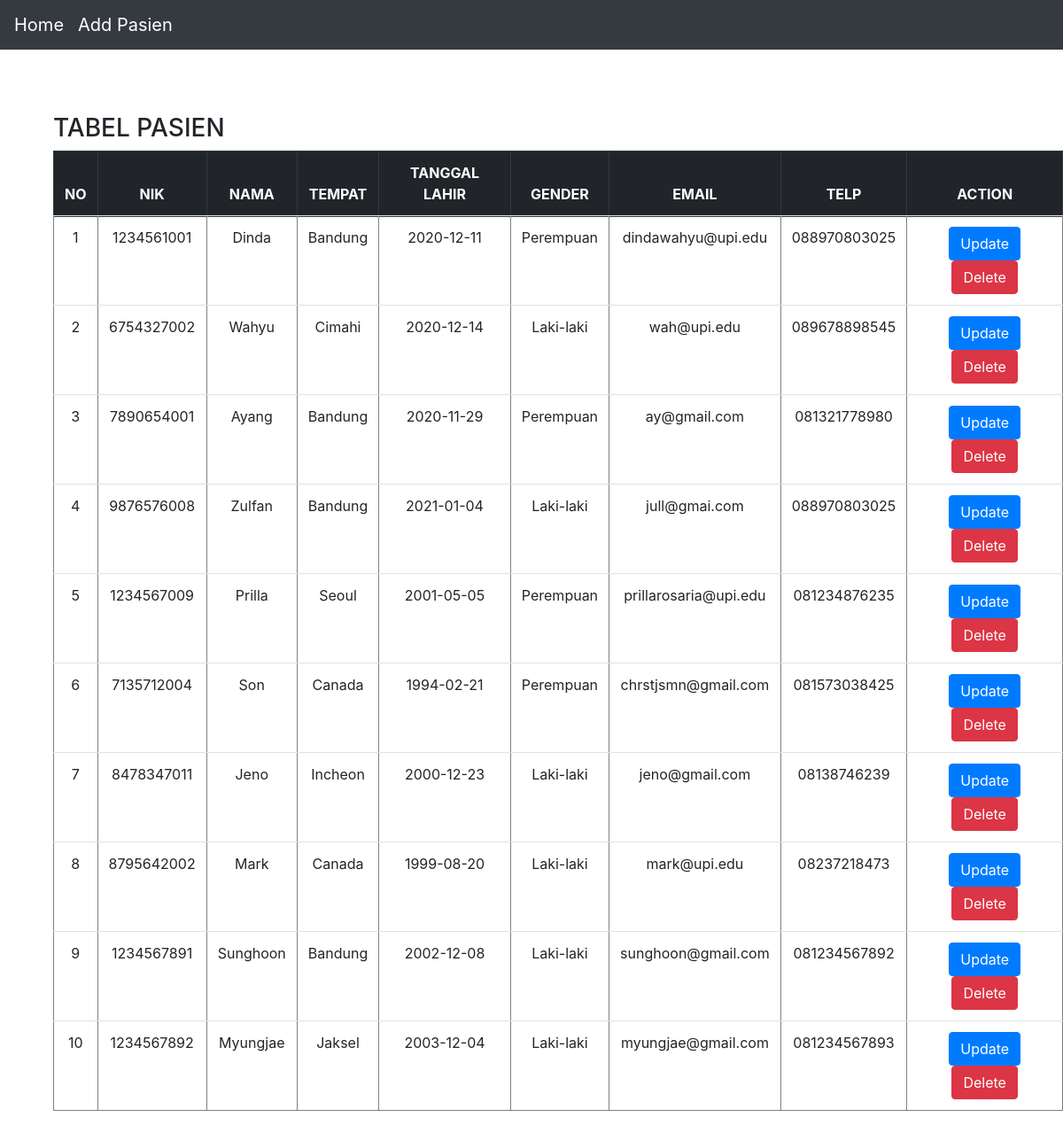
/mvp_php/index.php, run on the app's committed database.
### tables this page shows
CREATE TABLE `pasien` (
  `id` int(11) NOT NULL,
  `nik` varchar(100) NOT NULL,
  `nama` varchar(100) NOT NULL,
  `tempat` varchar(100) NOT NULL,
  `tl` varchar(100) NOT NULL,
  `gender` varchar(10) NOT NULL,
  `email` varchar(100) NOT NULL,
  `telp` varchar(100) NOT NULL
);

### mvp_php/presenter/ProsesPasien.php (called while the page is built, shortened)
<?php
class ProsesPasien implements KontrakPresenter
{
	private $tabelpasien;
	private $data = [];
	function __construct()
	{
		try {
			$db_host = "localhost";
			$db_user = "root";
			$db_password = "";
			$db_name = "mvp_php";
			$this->tabelpasien = new TabelPasien($db_host, $db_user, $db_password, $db_name);
			$this->data = array();
		} catch (Exception $e) {
			echo "wiw error" . $e->getMessage();
		}
	}
	function prosesDataPasien()
	{
		try {
			$this->tabelpasien->open();
			$this->tabelpasien->getPasien();
			while ($row = $this->tabelpasien->getResult()) {
				$this->data[] = $row;
			}
		} catch (Exception $e) {
			echo "wiw error part 2" . $e->getMessage();
		}
	}
	function getId($i)
	{
		return $this->data[$i]['id'];
	}
	function getNik($i)
	{
		return $this->data[$i]['nik'];
	}
	function getNama($i)
	{
		return $this->data[$i]['nama'];
	}
	function getTempat($i)
	{
		return $this->data[$i]['tempat'];
	}
	function getTl($i)
	{
		return $this->data[$i]['tl'];
	}
	function getGender($i)
	{
		return $this->data[$i]['gender'];
	}
	function getEmail($i)
	{
		return $this->data[$i]['email'];
	}
	function getTelp($i)
	{
		return $this->data[$i]['telp'];
	}
	function getSize()
	{
		return sizeof($this->data);
	}
}

### mvp_php/model/DB.class.php (called while the page is built, shortened)
<?php
class DB
{
	var $db_host = '';
	var $db_user = '';
	var $db_password = '';
	var $db_name = '';
	var $db_link = '';
	function __construct($db_host = '', $db_user = '', $db_password = '', $db_name = '')
	{
		$this->db_host = $db_host;
		$this->db_user = $db_user;
		$this->db_password = $db_password;
		$this->db_name = $db_name;
	}
	function open()
	{
		$this->db_link = mysqli_connect($this->db_host, $this->db_user, $this->db_password, $this->db_name);
	}
	function execute($query = "")
	{
		$this->result = mysqli_query($this->db_link, $query);
		return $this->result;
	}
}

### mvp_php/model/TabelPasien.class.php (called while the page is built, shortened)
<?php
class TabelPasien extends DB
{
	function getPasien()
	{
		$query = "SELECT * FROM pasien";
		return $this->execute($query);
	}
}

### mvp_php/view/TampilPasien.php (the view, shortened to what this page needs)
<?php
include("presenter/ProsesPasien.php");
class TampilPasien implements KontrakView
{
	private $prosespasien;
	function __construct()
	{
		$this->prosespasien = new ProsesPasien();
	}
	function tampil()
	{
		$this->prosespasien->prosesDataPasien();
		$data = null;
		for ($i = 0; $i < $this->prosespasien->getSize(); $i++) {
			$no = $i + 1;
			$id = $this->prosespasien->getId($i);
			$data .= "<tr>
			<td>" . $no . "</td>
			<td>" . $this->prosespasien->getNik($i) . "</td>
			<td>" . $this->prosespasien->getNama($i) . "</td>
			<td>" . $this->prosespasien->getTempat($i) . "</td>
			<td>" . $this->prosespasien->getTl($i) . "</td>
			<td>" . $this->prosespasien->getGender($i) . "</td>
			<td>" . $this->prosespasien->getEmail($i) . "</td>
			<td>" . $this->prosespasien->getTelp($i) . "</td>
			<td>
                    <a href='index.php?id_edit=" . $id .  "' class='btn btn-primary'>Update</a>
                    <a href='index.php?id_hapus=" . $id .  "' class='btn btn-danger'>Delete</a>
                </td>
            </tr>";
		}
	}
}

### mvp_php/index.php (shortened to what this page needs)
<?php
include("model/Template.class.php");
include("model/DB.class.php");
include("model/TabelPasien.class.php");
include("view/TampilPasien.php");
$tp = new TampilPasien();
if (isset($_GET['add'])) {
    $tp->tambahPasien();
} else if (!empty($_GET['id_hapus'])) {
    $id = $_GET['id_hapus'];
    $tp->hapusPasien($id);
} else if (!empty($_GET['id_edit'])) {
    $id = $_GET['id_edit'];
    $tp->editPasien($id);
} else{
    $tp->tampil();
}

### mvp_php/model/Template.class.php (shortened to what this page needs)
<?php
class Template{
	var $content = '';
	function __construct($filename = ''){
		$this->content = implode('', @file($filename));
	}
	function clear(){
		$this->content = preg_replace("/DATA_[A-Z|_|0-9]+/", "", $this->content);
	}
	function write(){
		print $this->content;
	}
	function replace($old = '', $new = ''){
		if(is_int($new)){
			$value = sprintf("%d", $new);
		}elseif(is_float($new)){
			$value = sprintf("%f", $new);
		}elseif(is_array($new)){
			$value = '';
			foreach( $new as $item){
				$value .= $item. '';
			}
		}else{
			$value = $new;
		}
		$this->content = preg_replace("/$old/",  $value, $this->content);
	}
}

### data on the page
pasien: no "1", nik "1234561001", nama "Dinda", tempat "Bandung", tl "2020-12-11", gender "Perempuan", email "dindawahyu@upi.edu", telp "088970803025"
pasien: no "2", nik "6754327002", nama "Wahyu", tempat "Cimahi", tl "2020-12-14", gender "Laki-laki", email "wah@upi.edu", telp "089678898545"
pasien: no "3", nik "7890654001", nama "Ayang", tempat "Bandung", tl "2020-11-29", gender "Perempuan", email "ay@gmail.com", telp "081321778980"
pasien: no "4", nik "9876576008", nama "Zulfan", tempat "Bandung", tl "2021-01-04", gender "Laki-laki", email "jull@gmai.com", telp "088970803025"
pasien: no "5", nik "1234567009", nama "Prilla", tempat "Seoul", tl "2001-05-05", gender "Perempuan", email "prillarosaria@upi.edu", telp "081234876235"
pasien: no "6", nik "7135712004", nama "Son", tempat "Canada", tl "1994-02-21", gender "Perempuan", email "chrstjsmn@gmail.com", telp "081573038425"
pasien: no "7", nik "8478347011", nama "Jeno", tempat "Incheon", tl "2000-12-23", gender "Laki-laki", email "jeno@gmail.com", telp "08138746239"
pasien: no "8", nik "8795642002", nama "Mark", tempat "Canada", tl "1999-08-20", gender "Laki-laki", email "mark@upi.edu", telp "08237218473"
pasien: no "9", nik "1234567891", nama "Sunghoon", tempat "Bandung", tl "2002-12-08", gender "Laki-laki", email "sunghoon@gmail.com", telp "081234567892"
pasien: no "10", nik "1234567892", nama "Myungjae", tempat "Jaksel", tl "2003-12-04", gender "Laki-laki", email "myungjae@gmail.com", telp "081234567893"

### other printed values
$this->content "Home Add Pasien TABEL PASIEN NO NIK NAMA TEMPAT TANGGAL LAHIR GENDER EMAIL TELP ACTION"
